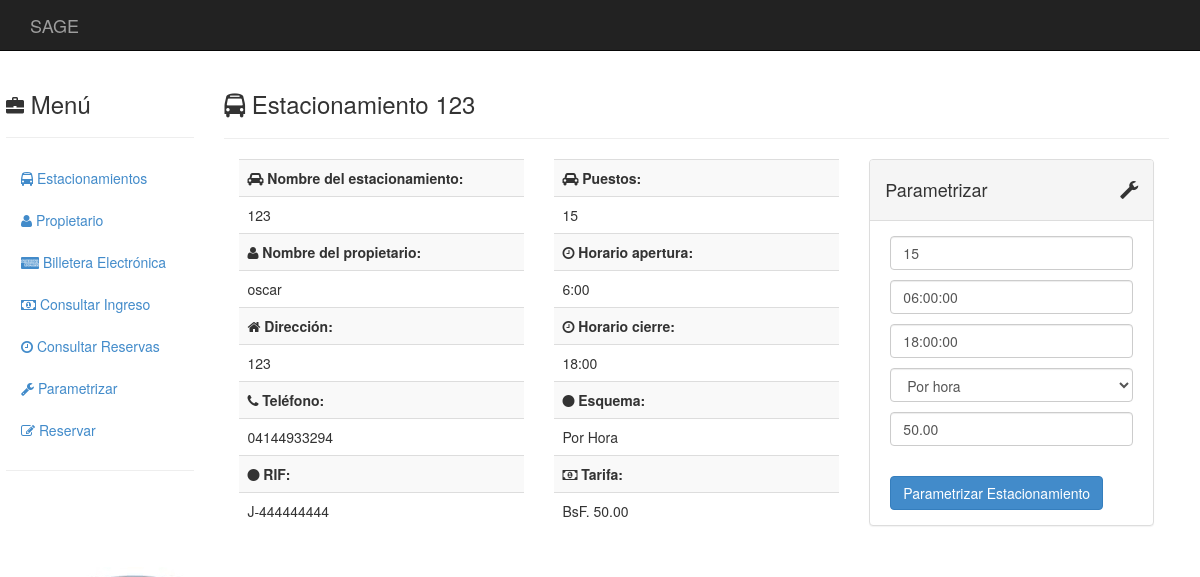
/estacionamientos/1/, run on an earlier commit of the app's database.
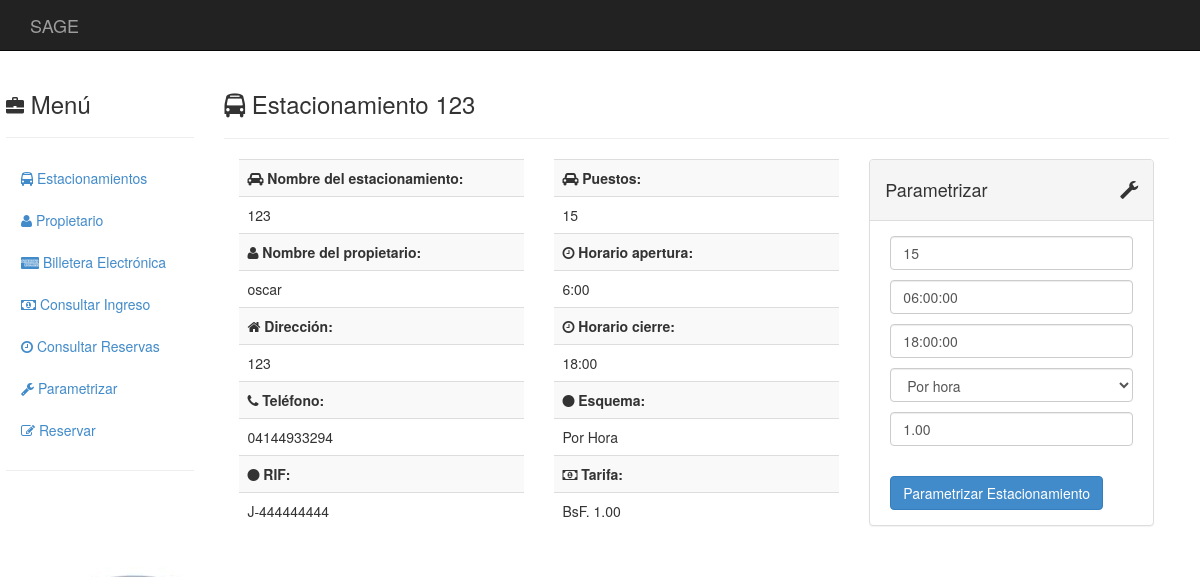
And on a later commit of the database.
### estacionamientos/models.py (models this page shows, shortened)
class Estacionamiento(models.Model):
	propietario = models.ForeignKey(Propietario)
	nombre      = models.CharField(max_length = 50)
	direccion   = models.TextField(max_length = 120)
	telefono1   = models.CharField(blank = True, null = True, max_length = 30)
	telefono2   = models.CharField(blank = True, null = True, max_length = 30)
	telefono3   = models.CharField(blank = True, null = True, max_length = 30)
	email1      = models.EmailField(blank = True, null = True)
	email2      = models.EmailField(blank = True, null = True)
	rif         = models.CharField(max_length = 12)
	content_type = models.ForeignKey(ContentType, null = True)
	object_id    = models.PositiveIntegerField(null = True)
	tarifa       = GenericForeignKey()
	apertura     = models.TimeField(blank = True, null = True)
	cierre       = models.TimeField(blank = True, null = True)
	capacidad    = models.IntegerField(blank = True, null = True)

class EsquemaTarifario(models.Model):
	tarifa         = models.DecimalField(max_digits=20, decimal_places=2)
	tarifa2        = models.DecimalField(blank = True, null = True, max_digits=10, decimal_places=2)
	inicioEspecial = models.TimeField(blank = True, null = True)
	finEspecial    = models.TimeField(blank = True, null = True)
	class Meta:
		abstract = True

class TarifaHora(EsquemaTarifario):
	def tipo(self):
		return("Por Hora")

class Propietario(models.Model):
	nombre       = models.CharField(max_length = 50, null = False)
	apellido     = models.CharField(max_length = 50, blank = True, null = True)
	cedula       = models.CharField(max_length = 10, null = False)
	telefono     = models.CharField(blank = True, null = True, max_length = 30)
	email        = models.EmailField(blank = True, null = True)

### estacionamientos/views.py (the view, shortened to what this page needs)
# urls.py: url(r'^(?P<_id>\d+)/$', views.estacionamiento_detail, name = 'estacionamiento_detail'),
def estacionamiento_detail(request, _id):
    _id = int(_id)
    try:
        estacionamiento = Estacionamiento.objects.get(id = _id)
    except ObjectDoesNotExist:
        raise Http404
    if request.method == 'GET':
        if estacionamiento.tarifa:
            form_data = {
                'horarioin' : estacionamiento.apertura,
                'horarioout' : estacionamiento.cierre,
                'tarifa' : estacionamiento.tarifa.tarifa,
                'tarifa2' : estacionamiento.tarifa.tarifa2,
                'inicioTarifa2' : estacionamiento.tarifa.inicioEspecial,
                'finTarifa2' : estacionamiento.tarifa.finEspecial,
                'puestos' : estacionamiento.capacidad,
                'esquema' : estacionamiento.tarifa.__class__.__name__
            }
            form = EstacionamientoExtendedForm(data = form_data)
        else:
            form = EstacionamientoExtendedForm()
    return render(
        request,
        'detalle-estacionamiento.html',
        { 'form': form
        , 'estacionamiento': estacionamiento
        }
    )

### templates/detalle-estacionamiento.html (shortened to what this page needs)
{% extends "base.html" %}
{% block innerContents%}
  <div class="col-sm-10">
    <h3><i class="fa fa-bus"></i>
      Estacionamiento {{estacionamiento.nombre}}
    </h3>
    <hr>
    <div class="col-md-4">
      {% include "datos.html" %}
    </div>
    <div class="col-md-4">
      {% include "parametros.html" %}
    </div>
    <div class="col-md-4">
      {% include "parametrizar-form.html" %}
    </div>
  </div>
{% endblock %}

### templates/datos.html (shortened to what this page needs)
<table class="table table-striped">
  <tbody>
    <tr><td><b><i class="fa fa-car"></i>
      Nombre del estacionamiento:
    </b></td></tr>
    <tr><td>
      {{estacionamiento.nombre}}
    </td></tr>
    <tr><td><b><i class="fa fa-user"></i>
      Nombre del propietario:
    </b></td></tr>
    <tr><td>
      {{estacionamiento.propietario.nombre}}
    </td></tr>
    <tr><td><b><i class="fa fa-home"></i>
      Dirección:
    </b></td></tr>
    <tr><td>
      {{estacionamiento.direccion}}
    </td></tr>
    {% if estacionamiento.telefono1 %}
      <tr><td><b><i class="fa fa-phone"></i>
        Teléfono:
      </b></td></tr>
      <tr><td>
        {{estacionamiento.telefono1}}
      </td></tr>
    {% endif %}
    <tr><td><b><i class="fa fa-circle"></i>
      RIF:
    </b></td></tr>
    <tr><td>
      {{estacionamiento.rif}}
    </td></tr>
  </tbody>
</table>

### templates/parametros.html (shortened to what this page needs)
{% load humanize %}
<table class="table table-striped">
  <tbody>
    {% if estacionamiento.capacidad %}
      <tr><td><b><i class="fa fa-car"></i> Puestos:</b></td></tr>
      <tr><td>{{estacionamiento.capacidad}}</td></tr>
      <tr><td><b><i class="fa fa-clock-o"></i> Horario apertura:</b></td></tr>
      <tr><td>{{estacionamiento.apertura}}</td></tr>
      <tr><td><b><i class="fa fa-clock-o"></i> Horario cierre:</b></td></tr>
      <tr><td>{{estacionamiento.cierre}}</td></tr>
    {% endif %}
    {% if estacionamiento.tarifa %}
      <tr><td><b><i class="fa fa-circle"></i></i> Esquema:</b></td></tr>
      <tr><td>{{estacionamiento.tarifa.tipo}} </td></tr>
    {% endif %}
    {% if estacionamiento.tarifa.tipo == "Tarifa diferenciada para fines de semana" %}
      <tr><td><b><i class="fa fa-money"></i></i> Tarifa regular:</b></td></tr>
      <tr><td>BsF. {{estacionamiento.tarifa}}</td></tr>
      <tr><td><b><i class="fa fa-money"></i></i> Tarifa fin de semana:</b></td></tr>
      <tr><td>BsF. {{estacionamiento.tarifa.tarifa2}}</td></tr>
    {% elif estacionamiento.capacidad %}
      <tr><td><b><i class="fa fa-money"></i></i> Tarifa:</b></td></tr>
      <tr><td>BsF. {{estacionamiento.tarifa.tarifa|floatformat:2|intcomma}}</td></tr>
    {% endif %}
  </tbody>
</table>

What changed in the data, as far as the page shows it:
changed Estacionamiento "oscar": tarifa.tarifa "50.00" → "1.00"
Also different on the page:
form field tarifa: "50.00" → "1.00"
